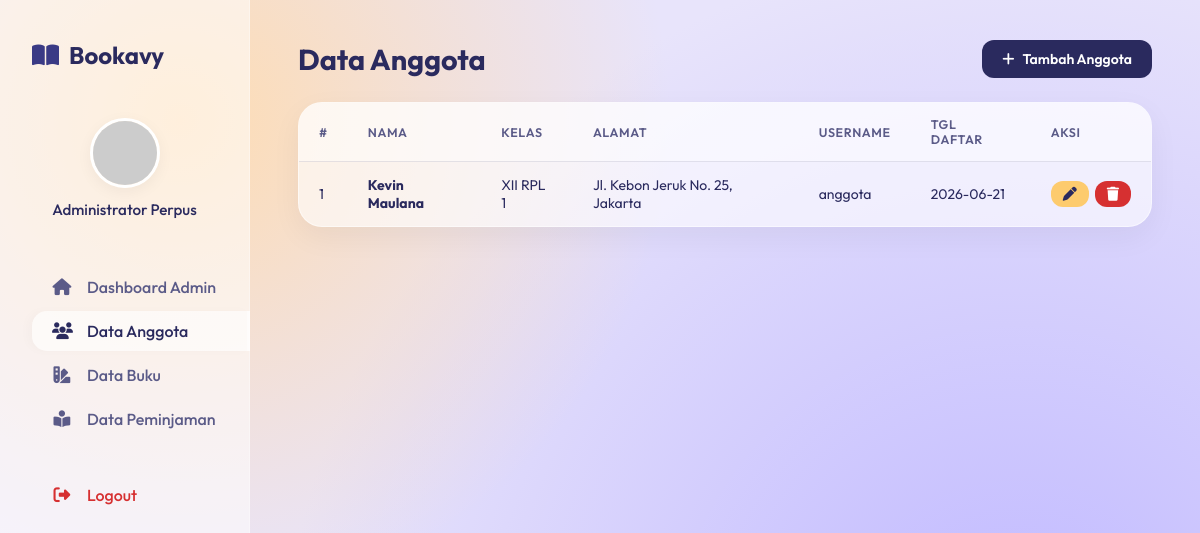
/?page=anggota (signed in), run on the app's committed database.
### tables this page shows
CREATE TABLE IF NOT EXISTS `anggota` (
  `id_anggota` INT AUTO_INCREMENT PRIMARY KEY,
  `nama` VARCHAR(100) NOT NULL,
  `kelas` VARCHAR(50) NOT NULL,
  `alamat` TEXT NOT NULL,
  `username` VARCHAR(50) NOT NULL UNIQUE,
  `password` VARCHAR(255) NOT NULL,
  `tanggal_daftar` DATE NOT NULL
);

### auth.php (called while the page is built, shortened)
<?php
function e(mixed $value): string {
    return htmlspecialchars((string)($value ?? ''), ENT_QUOTES, 'UTF-8');
}

### pages/admin/anggota.php (the view, shortened to what this page needs)
<?php
$pdo       = db();
$anggota   = $pdo->query('SELECT * FROM anggota ORDER BY nama')->fetchAll();
include __DIR__ . '/../_layout_head.php';
?>
<div class="toolbar">
    <h1 class="page-title" style="margin-bottom:0">Data Anggota</h1>
    <a href="?page=anggota_create" class="btn btn-primary"><i class="fa-solid fa-plus"></i> Tambah Anggota</a>
</div>
<div class="table-card">
    <table class="data-table">
        <thead>
            <tr><th>#</th><th>Nama</th><th>Kelas</th><th>Alamat</th><th>Username</th><th>Tgl Daftar</th><th>Aksi</th></tr>
        </thead>
        <tbody>
        <?php if (empty($anggota)): ?>
            <tr><td colspan="7" style="text-align:center;padding:40px;color:var(--brand-muted)">Belum ada anggota.</td></tr>
        <?php else: ?>
        <?php foreach ($anggota as $i => $a): ?>
            <tr>
                <td><?= $i + 1 ?></td>
                <td><strong><?= e($a['nama']) ?></strong></td>
                <td><?= e($a['kelas']) ?></td>
                <td><?= e($a['alamat']) ?></td>
                <td><?= e($a['username']) ?></td>
                <td><?= e($a['tanggal_daftar'] ?? '-') ?></td>
                <td>
                    <div style="display:flex;gap:6px">
                        <a href="?page=anggota_edit&id=<?= (int)$a['id_anggota'] ?>" class="btn btn-warning" style="padding:6px 12px">
                            <i class="fa-solid fa-pen"></i>
                        </a>
                        <form action="?page=anggota_delete" method="POST" onsubmit="return confirm('Hapus anggota ini?')">
                            <button type="submit" class="btn btn-danger" style="padding:6px 12px">
                                <i class="fa-solid fa-trash"></i>
                            </button>
                        </form>
                    </div>
                </td>
            </tr>
        <?php endforeach; ?>
        <?php endif; ?>
        </tbody>
    </table>
</div>
<?php include __DIR__ . '/../_layout_foot.php'; ?>

### style.css (style rules this page uses)
:root { --brand-bg1: #fedcb2; --brand-bg2: #c6bfff; --brand-container: rgba(255, 255, 255, 0.45); --brand-dark: #2a2a5e; --brand-muted: #5b5b88; --brand-light: #8585a9; --brand-purple: #3a3a85; --brand-pink: #fde8e9; --app-gradient: radial-gradient(circle at 15% 15%, var(--brand-bg1) 0%, transparent 40%), radial-gradient(circle at 85% 85%, var(--brand-bg2) 10%, transparent 60%), #e8e4fb; }
*, *::before, *::after { box-sizing: border-box; margin: 0; padding: 0; }
body { font-family: "Outfit", sans-serif; background: var(--app-gradient); background-attachment: fixed; color: var(--brand-dark); min-height: 100vh; }
a { color: inherit; }
.page-title { font-size: 1.8rem; font-weight: 700; margin-bottom: 8px; }
.btn { display: inline-flex; align-items: center; gap: 8px; padding: 10px 20px; border-radius: 12px; font-family: inherit; font-size: 0.875rem; font-weight: 600; cursor: pointer; border: none; text-decoration: none; transition: all .25s ease; }
.btn-primary { background: var(--brand-dark); color: #fff; }
.btn-warning { background: #fdcb6e; color: var(--brand-dark); }
.btn-danger { background: #d63031; color: #fff; }
.table-card { background: rgba(255,255,255,0.6); border-radius: 24px; overflow: hidden; border: 1px solid rgba(255,255,255,0.5); box-shadow: 0 10px 30px rgba(0,0,0,.05); }
.data-table { width: 100%; border-collapse: collapse; }
.data-table th { padding: 14px 20px; text-align: left; font-size: 0.78rem; font-weight: 600; text-transform: uppercase; letter-spacing: .05em; color: var(--brand-muted); background: rgba(255,255,255,0.4); border-bottom: 1px solid rgba(42,42,94,0.06); }
.data-table td { padding: 14px 20px; font-size: 0.875rem; border-bottom: 1px solid rgba(42,42,94,0.04); vertical-align: middle; }
.data-table tr:last-child td { border-bottom: none; }
.toolbar { display: flex; justify-content: space-between; align-items: center; margin-bottom: 24px; flex-wrap: wrap; gap: 12px; }

### data on the page
anggota: nama "Kevin Maulana", kelas "XII RPL 1", alamat "Jl. Kebon Jeruk No. 25, Jakarta", username "anggota", tanggal_daftar "2026-06-21"

### other printed values
$userName "Administrator Perpus"
$label "Dashboard Admin Data Anggota Data Buku Data Peminjaman"
